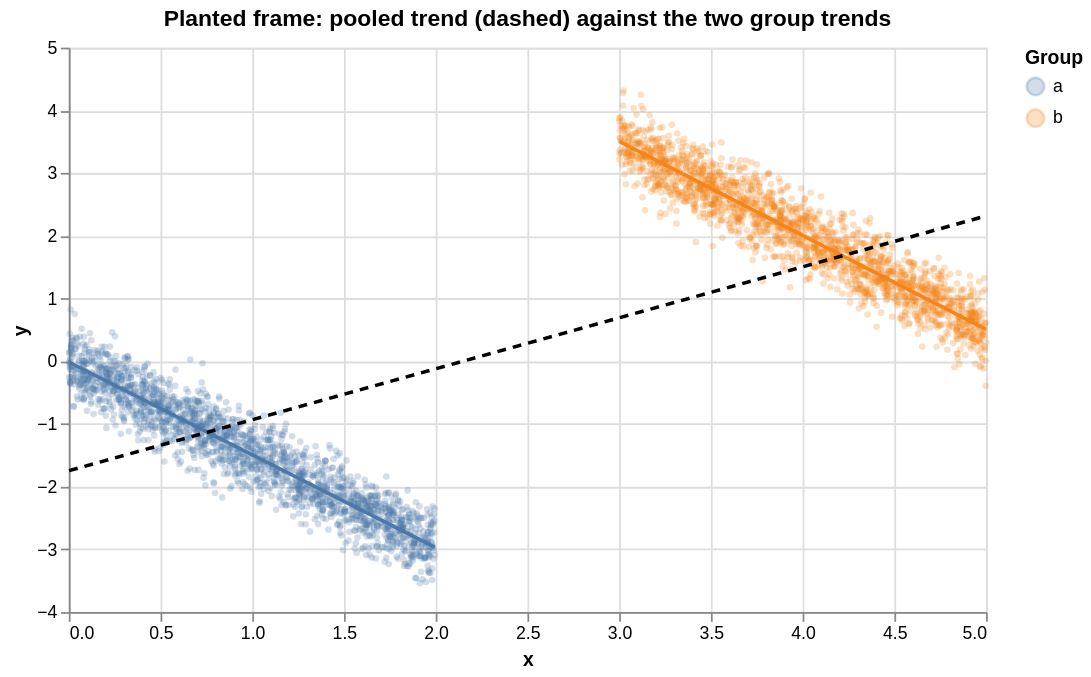

Here is the notebook cell this chart was saved with:
### Code cell
pooled_line = (alt.Chart(planted).mark_line(color="black", strokeDash=[5, 4])
               .transform_regression("x", "y").encode(x="x:Q", y="y:Q"))
group_lines = (alt.Chart(planted).mark_line()
               .transform_regression("x", "y", groupby=["g"])
               .encode(x="x:Q", y="y:Q", color=alt.Color("g:N", title="Group")))
points = (alt.Chart(planted).mark_circle(size=14, opacity=0.25)
          .encode(x="x:Q", y="y:Q", color=alt.Color("g:N", title="Group")))
(points + group_lines + pooled_line).properties(
    title="Planted frame: pooled trend (dashed) against the two group trends",
    width=520, height=320)

### Figure 1 — Vega-Lite specification as saved in the notebook (floating-point values rounded to 4 significant figures; data arrays with more than 128 entries replaced by an {"elided": "..."} marker saying what was removed)
{"config": {"view": {"continuousWidth": 300, "continuousHeight": 300}}, "layer": [{"mark": {"type": "circle", "opacity": 0.25, "size": 14}, "encoding": {"color": {"field": "g", "title": "Group", "type": "nominal"}, "x": {"field": "x", "type": "quantitative"}, "y": {"field": "y", "type": "quantitative"}}}, {"mark": {"type": "line"}, "encoding": {"color": {"field": "g", "title": "Group", "type": "nominal"}, "x": {"field": "x", "type": "quantitative"}, "y": {"field": "y", "type": "quantitative"}}, "transform": [{"on": "x", "regression": "y", "groupby": ["g"]}]}, {"mark": {"type": "line", "color": "black", "strokeDash": [5, 4]}, "encoding": {"x": {"field": "x", "type": "quantitative"}, "y": {"field": "y", "type": "quantitative"}}, "transform": [{"on": "x", "regression": "y"}]}], "data": {"name": "data-d7eb8ebdf51691ff8aeb13acf083fbf6"}, "height": 320, "title": "Planted frame: pooled trend (dashed) against the two group trends", "width": 520, "$schema": "https://vega.github.io/schema/vega-lite/v6.4.1.json", "datasets": {"data-d7eb8ebdf51691ff8aeb13acf083fbf6": {"elided": "4000 records"}}}
